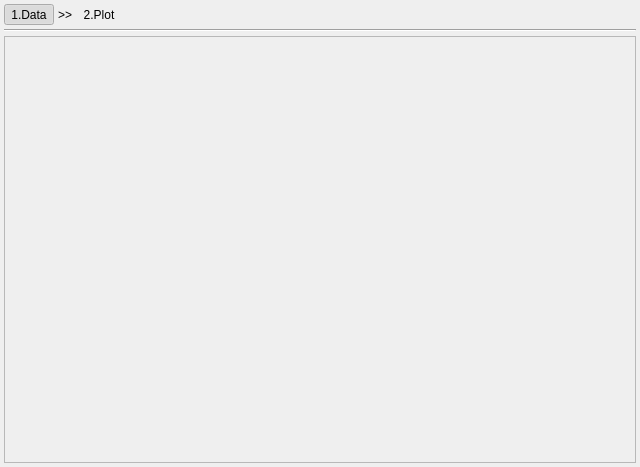
<?xml version="1.0" encoding="UTF-8"?>
<ui version="4.0">
 <class>DAChartAddSpectrogramWidget</class>
 <widget class="QWidget" name="DAChartAddSpectrogramWidget">
  <property name="geometry">
   <rect>
    <x>0</x>
    <y>0</y>
    <width>640</width>
    <height>467</height>
   </rect>
  </property>
  <property name="windowTitle">
   <string>Add Curve</string>
  </property>
  <layout class="QVBoxLayout" name="verticalLayout">
   <property name="spacing">
    <number>4</number>
   </property>
   <property name="leftMargin">
    <number>4</number>
   </property>
   <property name="topMargin">
    <number>4</number>
   </property>
   <property name="rightMargin">
    <number>4</number>
   </property>
   <property name="bottomMargin">
    <number>4</number>
   </property>
   <item>
    <layout class="QHBoxLayout" name="horizontalLayout_2">
     <item>
      <widget class="QToolButton" name="toolButtonStepData">
       <property name="text">
        <string>1.Data</string>
       </property>
       <property name="icon">
        <iconset>
         <normaloff>:/DAGui/icon/data-table.svg</normaloff>:/DAGui/icon/data-table.svg</iconset>
       </property>
       <property name="iconSize">
        <size>
         <width>26</width>
         <height>26</height>
        </size>
       </property>
       <property name="checkable">
        <bool>true</bool>
       </property>
       <property name="checked">
        <bool>true</bool>
       </property>
       <property name="toolButtonStyle">
        <enum>Qt::ToolButtonTextBesideIcon</enum>
       </property>
       <property name="autoRaise">
        <bool>true</bool>
       </property>
      </widget>
     </item>
     <item>
      <widget class="QLabel" name="label">
       <property name="text">
        <string>&gt;&gt;</string>
       </property>
      </widget>
     </item>
     <item>
      <widget class="QToolButton" name="toolButtonStepPlot">
       <property name="text">
        <string>2.Plot</string>
       </property>
       <property name="icon">
        <iconset>
         <normaloff>:/DAGui/icon/chart.svg</normaloff>:/DAGui/icon/chart.svg</iconset>
       </property>
       <property name="iconSize">
        <size>
         <width>26</width>
         <height>26</height>
        </size>
       </property>
       <property name="checkable">
        <bool>true</bool>
       </property>
       <property name="toolButtonStyle">
        <enum>Qt::ToolButtonTextBesideIcon</enum>
       </property>
       <property name="autoRaise">
        <bool>true</bool>
       </property>
      </widget>
     </item>
     <item>
      <spacer name="horizontalSpacer_2">
       <property name="orientation">
        <enum>Qt::Horizontal</enum>
       </property>
       <property name="sizeHint" stdset="0">
        <size>
         <width>40</width>
         <height>20</height>
        </size>
       </property>
      </spacer>
     </item>
    </layout>
   </item>
   <item>
    <widget class="QFrame" name="frame">
     <property name="frameShape">
      <enum>QFrame::HLine</enum>
     </property>
     <property name="frameShadow">
      <enum>QFrame::Sunken</enum>
     </property>
    </widget>
   </item>
   <item>
    <widget class="QStackedWidget" name="stackedWidget">
     <property name="currentIndex">
      <number>1</number>
     </property>
     <widget class="DA::DAChartAddXYSeriesWidget" name="pageData"/>
     <widget class="QWidget" name="pagePlotScrollWidget">
      <layout class="QVBoxLayout" name="verticalLayout_2">
       <property name="spacing">
        <number>0</number>
       </property>
       <property name="leftMargin">
        <number>0</number>
       </property>
       <property name="topMargin">
        <number>0</number>
       </property>
       <property name="rightMargin">
        <number>0</number>
       </property>
       <property name="bottomMargin">
        <number>0</number>
       </property>
       <item>
        <widget class="QScrollArea" name="scrollArea">
         <property name="widgetResizable">
          <bool>true</bool>
         </property>
         <widget class="DA::DAChartSpectrogramItemSettingWidget" name="pageSpectrogram">
          <property name="geometry">
           <rect>
            <x>0</x>
            <y>0</y>
            <width>630</width>
            <height>412</height>
           </rect>
          </property>
         </widget>
        </widget>
       </item>
      </layout>
     </widget>
    </widget>
   </item>
  </layout>
 </widget>
 <customwidgets>
  <customwidget>
   <class>DA::DAChartAddXYSeriesWidget</class>
   <extends>QWidget</extends>
   <header>DAChartAddXYSeriesWidget.h</header>
   <container>1</container>
  </customwidget>
  <customwidget>
   <class>DA::DAChartSpectrogramItemSettingWidget</class>
   <extends>QWidget</extends>
   <header>DAChartSpectrogramItemSettingWidget.h</header>
   <container>1</container>
  </customwidget>
 </customwidgets>
 <resources/>
 <connections/>
</ui>
